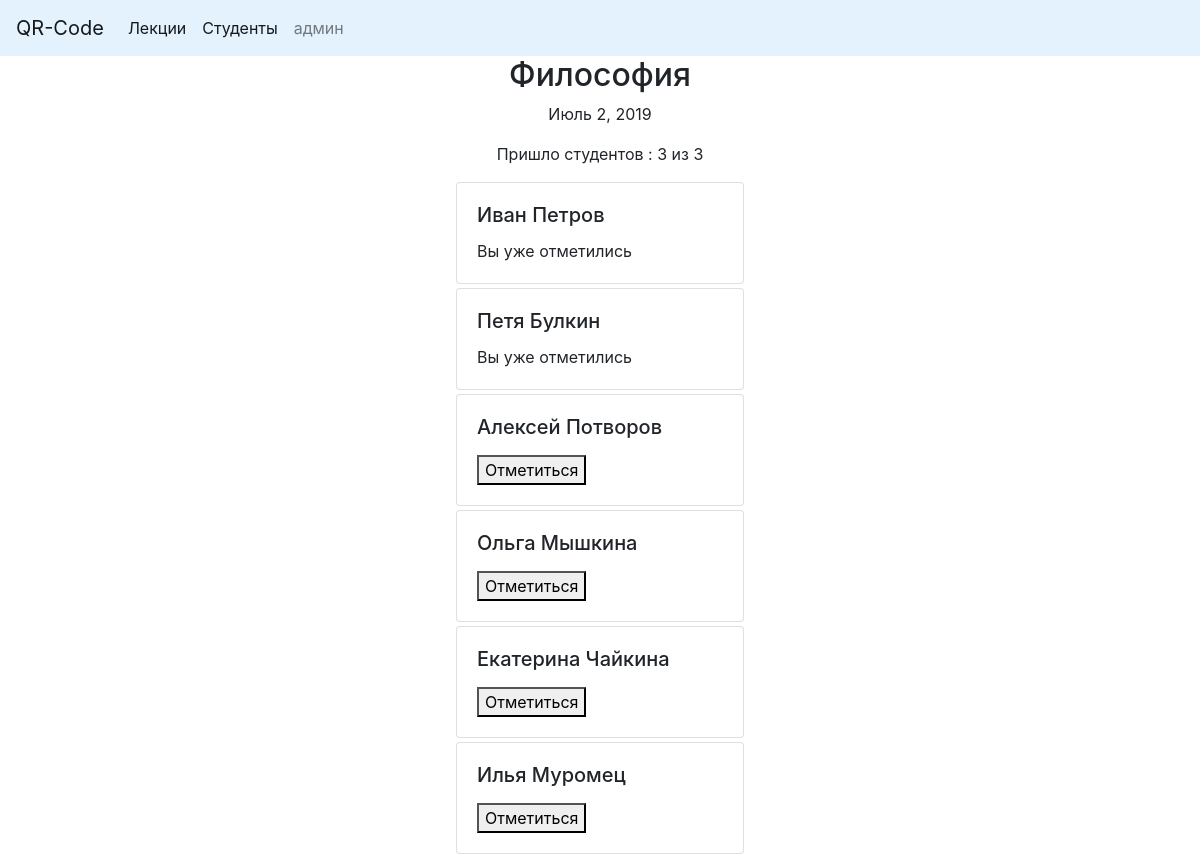
/test/6/, run on the app's committed database.
### testpages/models.py (models this page shows, shortened)
class Lecture(models.Model):
    title = models.CharField(max_length=50)
    date = models.DateField(auto_created=True)
    count = models.PositiveIntegerField(default=0)
    students_come = models.ManyToManyField('Student', blank=True,
                                           related_name='students',)
    class Meta:
        verbose_name = 'Лекция'
        verbose_name_plural = 'Лекции'

class Student(models.Model):
    name = models.CharField(max_length=150, unique=True)
    active = models.BooleanField(default=True)
    class Meta:
        verbose_name = 'Студент'
        verbose_name_plural = 'Студенты'

### testpages/views.py (the view, shortened to what this page needs)
# urls.py: path('test/<int:id>/', TestIdPage.as_view(), name='test_id_page'),
class TestIdPage(View):
    def get(self, request, id):
        ls = get_object_or_404(Lecture, id__iexact=id)
        students = Student.objects.filter(active=True)
        return render(request, 'testpages/test.html',
                      context={'ls': ls, 'students': students})

### testpages/templates/testpages/test.html (shortened to what this page needs)
{% extends 'testpages/base_page.html' %}
{% block content %}
            <h2 align="center" >{{ls.title}}</h2>
            <p align="center" >{{ls.date}} </p>
            <p align="center" >Пришло студентов : {{ ls.students_come.count }} из {{ls.count}} </p>
{% for student in students %}
{% if student in ls.students_come.all %}
                <form action= "#" method="post">
                     <div class="card mt-1 ml-auto mr-auto " style="width: 18rem;">
                         <div class="card-body">
                        <h5 class="card-title">{{ student.name }}</h5>
                        <p class="card-text">Вы уже отметились </p>
                      </div>
                    </div>
                </form>
{% else %}
                <form action= "#" method="post">
                     <div class="card mt-1 ml-auto mr-auto " style="width: 18rem;">
                      <div class="card-body">
                        <h5 class="card-title">{{ student.name }}</h5>
                        <button>Отметиться</button>
                      </div>
                    </div>
                </form>
{% endif %}
{% endfor %}
{% endblock %}

### data on the page
Lecture: title "Философия", date "Июль 2, 2019", students_come.count "3", count "3"
Student: name "Иван Петров"
Student: name "Петя Булкин"
Student: name "Алексей Потворов"
Student: name "Ольга Мышкина"
Student: name "Екатерина Чайкина"
Student: name "Илья Муромец"
